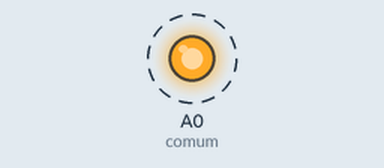
The sketch below on a simulated Arduino Uno, built with avr-gcc and run on an emulated ATmega328P. On the bench: output pins drawn as LEDs (lit = HIGH). Dashed ring = blinking. Pins used as bus, display or sensor lines are not drawn; what the sketch prints to the serial monitor is not drawn.

Above: at 0.05 s.
Timing chart, 0 to 3.0 s (numbered marks = the images above):
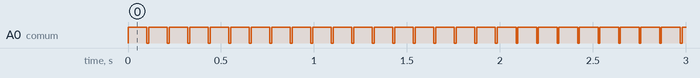

Measured:
- by itself, A0 (comum): alternates HIGH for 0.10 s and LOW for 0.01 s

The sketch:

SUPERSENSOR_01.ino
```cpp
#include <Arduino.h>
/*Desenvolvido por Alexandre Aravecchia
  Projetista, desenvolvedor, programador
 aravecchia@gmail.com
 www.aravecchia.weebly.com
 */
// Inclui as Libs necessarias.
#include <LiquidCrystal.h>
#include <Wire.h>

//LiquidCrystal lcd(8, 9, 4, 5, 6, 7);
//Estes valores quando trabalhar na protoboard
//LiquidCrystal lcd(13, 12, 11, 10, 9, 8);
//Estes valores quando trabalhar no proteus

//Pinos de enderecamento do mux
int r0 = 2;    //master
int r1 = 3;    //master
int r2 = 4;    //master
int r3 = 5;    //master
int r4 = 6;    //slave
int r5 = 7;    //slave
int r6 = 8;    //slave
int r7 = 9;    //slave


//Declara pino A0 como leitura analogica
int comum = A0;

// Declara a variavel que controla o pino do multiplexador:
int led;

int fator = 10;
int Taceso = 100;
int Tapagado = Taceso/fator;

// Observação: O quatro é a quantidade de itens que haverá no eixo X da matriz;
int matriz[16][4] =
{
  {
    0,0,0,0  }
  ,
  {
    0,0,0,1  }
  ,
  {
    0,0,1,0  }
  ,
  {
    0,0,1,1  }
  ,
  {
    0,1,0,0  }
  ,
  {
    0,1,0,1  }
  ,
  {
    0,1,1,0  }
  ,
  {
    0,1,1,1  }
  ,
  {
    1,0,0,0  }
  ,
  {
    1,0,0,1  }
  ,
  {
    1,0,1,0  }
  ,
  {
    1,0,1,1  }
  ,
  {
    1,1,0,0  }
  ,
  {
    1,1,0,1  }
  ,
  {
    1,1,1,0  }
  ,
  {
    1,1,1,1  }
  ,
};


void setup()
{
  //Define os pinos de enderecamento e comum como saida:
  pinMode(r0, OUTPUT);
  pinMode(r1, OUTPUT);
  pinMode(r2, OUTPUT);
  pinMode(r3, OUTPUT);
  pinMode(r4, OUTPUT);
  pinMode(r5, OUTPUT);
  pinMode(r6, OUTPUT);
  pinMode(r7, OUTPUT);
  pinMode(comum, OUTPUT);

  //Desliga os pinos de enderecamento e os coloca em estado 0000
  digitalWrite(r0, LOW);
  digitalWrite(r1, LOW);
  digitalWrite(r2, LOW);
  digitalWrite(r3, LOW);
  digitalWrite(r4, LOW);
  digitalWrite(r5, LOW);
  digitalWrite(r6, LOW);
  digitalWrite(r7, LOW);
  digitalWrite(comum, LOW);

  //Define a taxa de baud do uC
  Serial.begin(9600);
}

void loop()
{
  for(int i = 0; i<16; i++)
  {
    mux(matriz[i]);
    for(int j = 0; j<16; j++)
    {
      acender(matriz[j]);
      escreve(j);
    }
  }
}


void mux( int m[] )
{
  digitalWrite(r0, m[0]);
  digitalWrite(r1, m[1]);
  digitalWrite(r2, m[2]);
  digitalWrite(r3, m[3]);
}

void acender( int p[] )
{
  digitalWrite(r4, p[0]);
  digitalWrite(r5, p[1]);
  digitalWrite(r6, p[2]);
  digitalWrite(r7, p[3]);
      digitalWrite(comum, HIGH);
}

void escreve(int led )
{
  digitalWrite(comum, HIGH);   // turn the LED on (HIGH is the voltage level)
  {
    ///Serial.print("Led ativo: ");
    //Serial.print(led);
    Serial.print(matriz[led][0]);
    Serial.print(matriz[led][1]);
    Serial.print(matriz[led][2]);
    Serial.print(matriz[led][3]);
    Serial.println(".");

    //    lcd.setCursor(0,0);
    //    lcd.print("Led ativo: ");
    //    lcd.print(led);
    //matriz    lcd.print(".");
  }
  delay(Taceso);              // wait for a second
  digitalWrite(comum, LOW);    // turn the LED off by making the voltage LOW
  delay(Tapagado);
}
```
